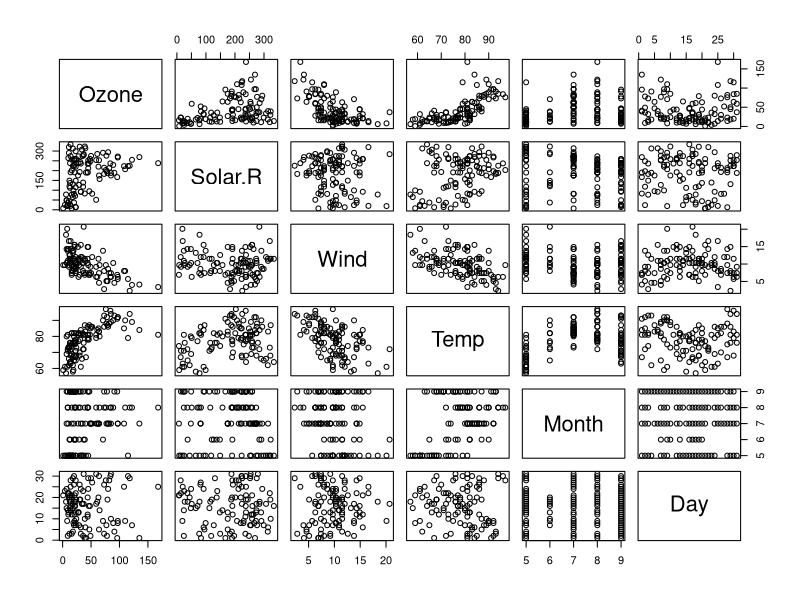
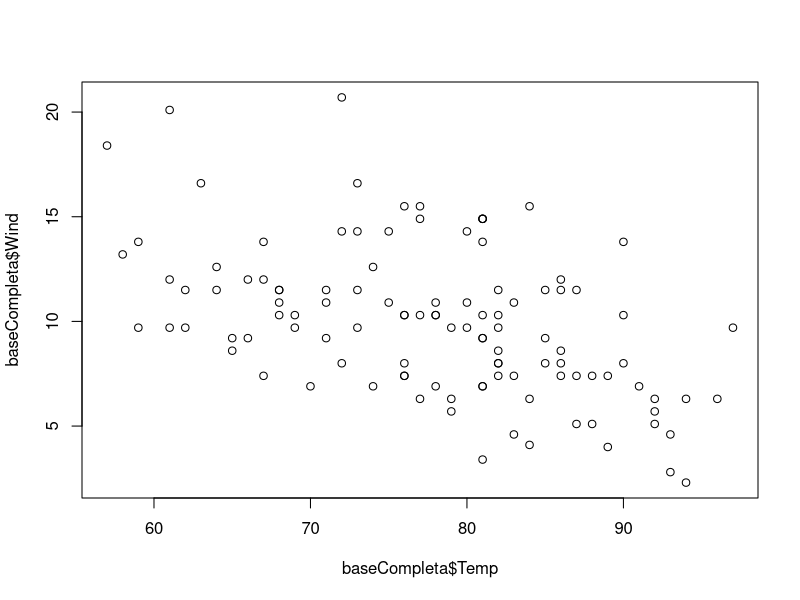

Here is the R script that generated these plots, in order:
## ---- chunk 1
knitr::opts_chunk$set(echo = TRUE)
## ---- chunk 2
require(datasets)
## ---- chunk 3
base <- airquality
## ---- chunk 4

# Nomes das colunas
names(base)

# Estrutura da base
str(base)

# Resumo da base
summary(base)



# Remover itens incompletos
completos <- complete.cases( base )
#sum(completos)
baseCompleta <- base[ completos , ]


# Com Ozone
#comOzone <- !is.na( base$Ozone )
#View(base[ comOzone , ])


head(baseCompleta)

str(baseCompleta)
## ---- chunk 5
pairs(baseCompleta)
## ---- chunk 6
plot( baseCompleta$Temp , baseCompleta$Wind )
